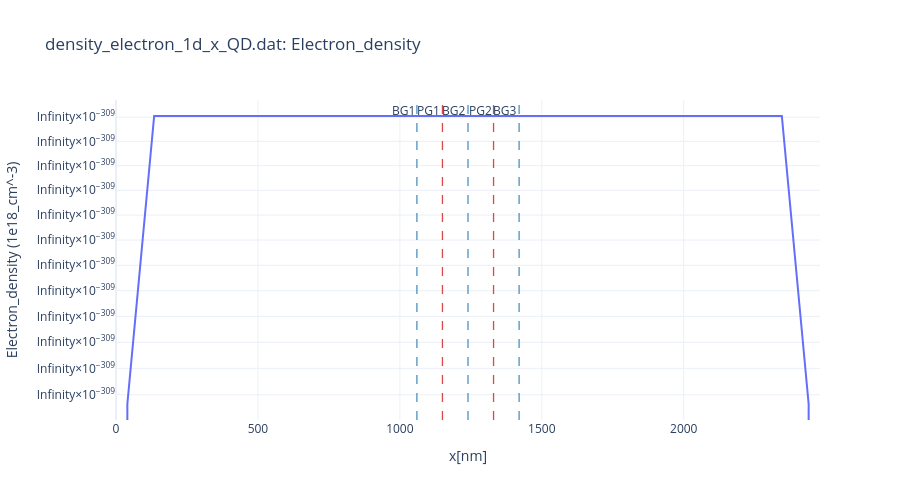
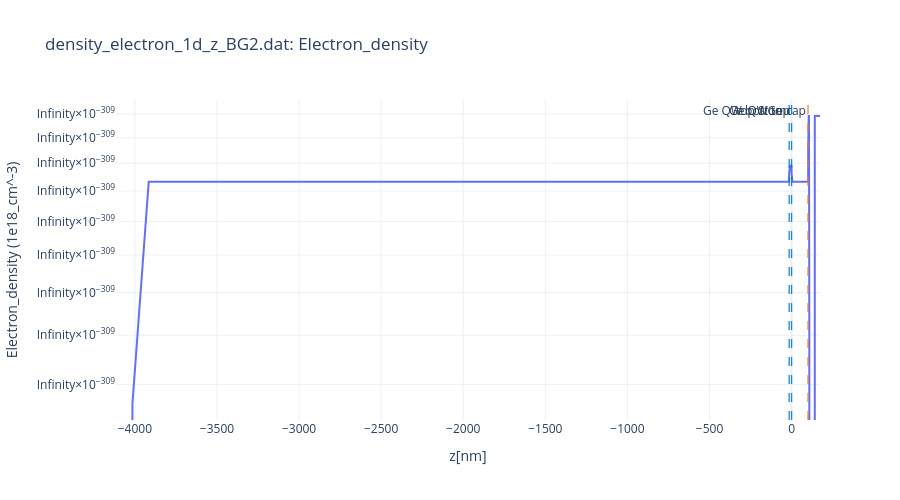

Notebook cell for these charts, in order:
### Code cell
plot_bias_linecuts_for_cuts(
    RUN_ROOT,
    'density_electron',
    STANDARD_CUTS,
    yscale='log',
    bias=BIAS_INDEX,
    interactive=INTERACTIVE_LINECUTS,
)

### Figure 1 — Plotly figure (JSON) as saved in the notebook; plotly's stock layout.template omitted (floating-point values rounded to 4 significant figures)
{"data": [{"mode": "lines", "name": "Electron_density", "type": "scatter", "x": [0.0, 10.44, 18.61, 25.0, 30.0, 40.0, 134.4, 228.9, 323.3, 417.8, 512.2, 606.7, 701.1, 795.6, 890.0, 992.4, 1015.0, 1020.0, 1025.0, 1030.0, 1035.0, 1040.0, 1045.0, 1050.0, 1055.0, 1060.0, 1065.0, 1070.0, 1075.0, 1080.0, 1085.0, 1090.0, 1095.0, 1100.0, 1105.0, 1110.0, 1115.0, 1120.0, 1125.0, 1130.0, 1135.0, 1140.0, 1145.0, 1150.0, 1155.0, 1160.0, 1165.0, 1170.0, 1175.0, 1180.0, 1185.0, 1190.0, 1195.0, 1200.0, 1205.0, 1210.0, 1215.0, 1220.0, 1225.0, 1230.0, 1235.0, 1240.0, 1245.0, 1250.0, 1255.0, 1260.0, 1265.0, 1270.0, 1275.0, 1280.0, 1285.0, 1290.0, 1295.0, 1300.0, 1305.0, 1310.0, 1315.0, 1320.0, 1325.0, 1330.0, 1335.0, 1340.0, 1345.0, 1350.0, 1355.0, 1360.0, 1365.0, 1370.0, 1375.0, 1380.0, 1385.0, 1390.0, 1395.0, 1400.0, 1405.0, 1410.0, 1415.0, 1420.0, 1425.0, 1430.0, 1435.0, 1440.0, 1445.0, 1450.0, 1455.0, 1460.0, 1465.0, 1488.0, 1590.0, 1684.0, 1779.0, 1873.0, 1968.0, 2062.0, 2157.0, 2251.0, 2346.0, 2440.0, 2450.0, 2455.0, 2461.0, 2470.0, 2480.0], "y": [0.0, 0.0, 0.0, 0.0, 0.0, 1.077e-309, 1.191e-309, 1.191e-309, 1.191e-309, 1.191e-309, 1.191e-309, 1.191e-309, 1.191e-309, 1.191e-309, 1.191e-309, 1.191e-309, 1.191e-309, 1.191e-309, 1.191e-309, 1.191e-309, 1.191e-309, 1.191e-309, 1.191e-309, 1.191e-309, 1.191e-309, 1.191e-309, 1.191e-309, 1.191e-309, 1.191e-309, 1.191e-309, 1.191e-309, 1.191e-309, 1.191e-309, 1.191e-309, 1.191e-309, 1.191e-309, 1.191e-309, 1.191e-309, 1.191e-309, 1.191e-309, 1.191e-309, 1.191e-309, 1.191e-309, 1.191e-309, 1.191e-309, 1.191e-309, 1.191e-309, 1.191e-309, 1.191e-309, 1.191e-309, 1.191e-309, 1.191e-309, 1.191e-309, 1.191e-309, 1.191e-309, 1.191e-309, 1.191e-309, 1.191e-309, 1.191e-309, 1.191e-309, 1.191e-309, 1.191e-309, 1.191e-309, 1.191e-309, 1.191e-309, 1.191e-309, 1.191e-309, 1.191e-309, 1.191e-309, 1.191e-309, 1.191e-309, 1.191e-309, 1.191e-309, 1.191e-309, 1.191e-309, 1.191e-309, 1.191e-309, 1.191e-309, 1.191e-309, 1.191e-309, 1.191e-309, 1.191e-309, 1.191e-309, 1.191e-309, 1.191e-309, 1.191e-309, 1.191e-309, 1.191e-309, 1.191e-309, 1.191e-309, 1.191e-309, 1.191e-309, 1.191e-309, 1.191e-309, 1.191e-309, 1.191e-309, 1.191e-309, 1.191e-309, 1.191e-309, 1.191e-309, 1.191e-309, 1.191e-309, 1.191e-309, 1.191e-309, 1.191e-309, 1.191e-309, 1.191e-309, 1.191e-309, 1.191e-309, 1.191e-309, 1.191e-309, 1.191e-309, 1.191e-309, 1.191e-309, 1.191e-309, 1.191e-309, 1.191e-309, 1.077e-309, 0.0, 0.0, 0.0, 0.0, 0.0]}], "layout": {"annotations": [{"showarrow": false, "text": "BG1", "x": 1060, "xanchor": "right", "xref": "x", "y": 1, "yanchor": "top", "yref": "y domain"}, {"showarrow": false, "text": "PG1", "x": 1150, "xanchor": "right", "xref": "x", "y": 1, "yanchor": "top", "yref": "y domain"}, {"showarrow": false, "text": "BG2", "x": 1240, "xanchor": "right", "xref": "x", "y": 1, "yanchor": "top", "yref": "y domain"}, {"showarrow": false, "text": "PG2", "x": 1330, "xanchor": "right", "xref": "x", "y": 1, "yanchor": "top", "yref": "y domain"}, {"showarrow": false, "text": "BG3", "x": 1420, "xanchor": "right", "xref": "x", "y": 1, "yanchor": "top", "yref": "y domain"}], "height": 500, "legend": {"itemclick": "toggle", "itemdoubleclick": "toggleothers"}, "shapes": [{"line": {"color": "#2C7FB8", "dash": "dash", "width": 1.3}, "opacity": 0.85, "type": "line", "x0": 1060, "x1": 1060, "xref": "x", "y0": 0, "y1": 1, "yref": "y domain"}, {"line": {"color": "#D62728", "dash": "dash", "width": 1.3}, "opacity": 0.85, "type": "line", "x0": 1150, "x1": 1150, "xref": "x", "y0": 0, "y1": 1, "yref": "y domain"}, {"line": {"color": "#2C7FB8", "dash": "dash", "width": 1.3}, "opacity": 0.85, "type": "line", "x0": 1240, "x1": 1240, "xref": "x", "y0": 0, "y1": 1, "yref": "y domain"}, {"line": {"color": "#D62728", "dash": "dash", "width": 1.3}, "opacity": 0.85, "type": "line", "x0": 1330, "x1": 1330, "xref": "x", "y0": 0, "y1": 1, "yref": "y domain"}, {"line": {"color": "#2C7FB8", "dash": "dash", "width": 1.3}, "opacity": 0.85, "type": "line", "x0": 1420, "x1": 1420, "xref": "x", "y0": 0, "y1": 1, "yref": "y domain"}], "title": {"text": "density_electron_1d_x_QD.dat: Electron_density"}, "xaxis": {"title": {"text": "x[nm]"}}, "yaxis": {"title": {"text": "Electron_density (1e18_cm^-3)"}, "type": "log"}}}

### Figure 2 — Plotly figure (JSON) as saved in the notebook; plotly's stock layout.template omitted (floating-point values rounded to 4 significant figures; data arrays with more than 128 entries replaced by an {"elided": "..."} marker saying what was removed)
{"data": [{"mode": "lines", "name": "Electron_density", "type": "scatter", "x": {"elided": "554 float values"}, "y": {"elided": "554 float values"}}], "layout": {"annotations": [{"showarrow": false, "text": "Ge QW bottom", "x": -14.75, "xanchor": "right", "xref": "x", "y": 1, "yanchor": "top", "yref": "y domain"}, {"showarrow": false, "text": "Ge QW top", "x": -0.25, "xanchor": "right", "xref": "x", "y": 1, "yanchor": "top", "yref": "y domain"}, {"showarrow": false, "text": "top SiGe cap", "x": 99.95, "xanchor": "right", "xref": "x", "y": 1, "yanchor": "top", "yref": "y domain"}], "height": 500, "legend": {"itemclick": "toggle", "itemdoubleclick": "toggleothers"}, "shapes": [{"line": {"color": "#0B78D0", "dash": "dash", "width": 1.3}, "opacity": 0.9, "type": "line", "x0": -14.75, "x1": -14.75, "xref": "x", "y0": 0, "y1": 1, "yref": "y domain"}, {"line": {"color": "#0B78D0", "dash": "dash", "width": 1.3}, "opacity": 0.9, "type": "line", "x0": -0.25, "x1": -0.25, "xref": "x", "y0": 0, "y1": 1, "yref": "y domain"}, {"line": {"color": "#E67E22", "dash": "dash", "width": 1.3}, "opacity": 0.9, "type": "line", "x0": 99.95, "x1": 99.95, "xref": "x", "y0": 0, "y1": 1, "yref": "y domain"}], "title": {"text": "density_electron_1d_z_BG2.dat: Electron_density"}, "xaxis": {"title": {"text": "z[nm]"}}, "yaxis": {"title": {"text": "Electron_density (1e18_cm^-3)"}, "type": "log"}}}
